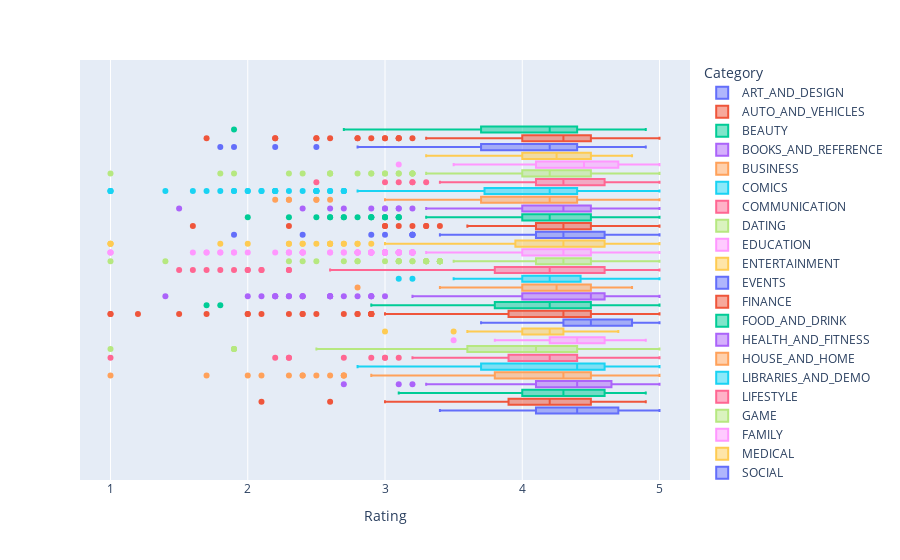

The notebook cell saved with this chart:
### Code cell
px.box(DATA, x = 'Rating', color = 'Category')

### Figure 1 — Plotly figure (JSON) as saved in the notebook; plotly's stock layout.template omitted (floating-point values rounded to 4 significant figures; data arrays with more than 128 entries replaced by an {"elided": "..."} marker saying what was removed)
{"data": [{"alignmentgroup": "True", "hovertemplate": "Category=ART_AND_DESIGN<br>Rating=%{x}<extra></extra>", "legendgroup": "ART_AND_DESIGN", "marker": {"color": "#636efa"}, "name": "ART_AND_DESIGN", "notched": false, "offsetgroup": "ART_AND_DESIGN", "orientation": "h", "showlegend": true, "type": "box", "x": [4.1, 3.9, 4.7, 4.5, 4.3, 4.4, 3.8, 4.1, 4.4, 4.7, 4.4, 4.4, 4.2, 4.6, 4.4, 4.7, 4.5, 4.3, 4.6, 4, 4.1, 4.7, 4.7, 4.8, 4.7, 4.1, 3.9, 4.1, 4.2, 4.1, 4.5, 4.2, 4.7, 3.8, 4.7, 4.7, 4, 4.2, 4.5, 3.8, 4.2, 4.7, 4.6, 4.2, 4.3, 4.8, 4.4, 4.7, 4.7, 4.8, 4.7, 3.4, 4.8, 4, 4.8, 4.2, 4.3, 5], "x0": " ", "xaxis": "x", "y0": " ", "yaxis": "y"}, {"alignmentgroup": "True", "hovertemplate": "Category=AUTO_AND_VEHICLES<br>Rating=%{x}<extra></extra>", "legendgroup": "AUTO_AND_VEHICLES", "marker": {"color": "#EF553B"}, "name": "AUTO_AND_VEHICLES", "notched": false, "offsetgroup": "AUTO_AND_VEHICLES", "orientation": "h", "showlegend": true, "type": "box", "x": [4.2, 4, 3.8, 3.9, 4.3, 4.9, 4.4, 4.2, 4, 3.9, 4.6, 4.9, 4.3, 4.6, 4.9, 3.9, 4, 4.2, 4.8, 3.6, 4.2, 4.8, 4.6, 4.5, 4.3, 4.5, 4.9, 3.9, 4.4, 4, 4.3, 3.7, 4.3, 3.2, 4.5, 3.7, 4.6, 4.6, 4, 4.4, 4, 4.9, 4.5, 4, 4.4, 4.3, 4.8, 4.5, 4.8, 3.5, 4.2, 4, 2.6, 4.2, 4.4, 4, 3.5, 3.2, 3, 3.1, 2.1, 3.9, 4.6], "x0": " ", "xaxis": "x", "y0": " ", "yaxis": "y"}, {"alignmentgroup": "True", "hovertemplate": "Category=BEAUTY<br>Rating=%{x}<extra></extra>", "legendgroup": "BEAUTY", "marker": {"color": "#00cc96"}, "name": "BEAUTY", "notched": false, "offsetgroup": "BEAUTY", "orientation": "h", "showlegend": true, "type": "box", "x": [4.7, 4.9, 4.7, 3.9, 4.2, 4.6, 4.3, 4.7, 4.8, 4.3, 4.5, 4.1, 4.2, 4.5, 4.4, 4.1, 4.4, 4.6, 4.5, 3.9, 4.4, 4.6, 3.8, 4, 4.3, 4.5, 4.1, 3.7, 4.7, 4.2, 3.1, 4, 4, 4.5, 4, 4.7, 3.9], "x0": " ", "xaxis": "x", "y0": " ", "yaxis": "y"}, {"alignmentgroup": "True", "hovertemplate": "Category=BOOKS_AND_REFERENCE<br>Rating=%{x}<extra></extra>", "legendgroup": "BOOKS_AND_REFERENCE", "marker": {"color": "#ab63fa"}, "name": "BOOKS_AND_REFERENCE", "notched": false, "offsetgroup": "BOOKS_AND_REFERENCE", "orientation": "h", "showlegend": true, "type": "box", "x": {"elided": "144 float values"}, "x0": " ", "xaxis": "x", "y0": " ", "yaxis": "y"}, {"alignmentgroup": "True", "hovertemplate": "Category=BUSINESS<br>Rating=%{x}<extra></extra>", "legendgroup": "BUSINESS", "marker": {"color": "#FFA15A"}, "name": "BUSINESS", "notched": false, "offsetgroup": "BUSINESS", "orientation": "h", "showlegend": true, "type": "box", "x": {"elided": "246 float values"}, "x0": " ", "xaxis": "x", "y0": " ", "yaxis": "y"}, {"alignmentgroup": "True", "hovertemplate": "Category=COMICS<br>Rating=%{x}<extra></extra>", "legendgroup": "COMICS", "marker": {"color": "#19d3f3"}, "name": "COMICS", "notched": false, "offsetgroup": "COMICS", "orientation": "h", "showlegend": true, "type": "box", "x": [4.6, 4.7, 4.7, 4.8, 3.9, 4.1, 4.4, 4.6, 4.5, 4.7, 4.4, 4.5, 3.9, 3.2, 3.2, 4.1, 4.5, 4.2, 3.7, 4.5, 4.6, 4.7, 4.4, 3.5, 3.3, 4.5, 4.2, 5, 4.7, 4.4, 4.4, 4.6, 4.4, 3.7, 2.8, 3.3, 4.1, 3.3, 3.9, 4, 4.8, 3, 3.2, 3.5, 4.4, 4.3, 3.8, 5, 3.4], "x0": " ", "xaxis": "x", "y0": " ", "yaxis": "y"}, {"alignmentgroup": "True", "hovertemplate": "Category=COMMUNICATION<br>Rating=%{x}<extra></extra>", "legendgroup": "COMMUNICATION", "marker": {"color": "#FF6692"}, "name": "COMMUNICATION", "notched": false, "offsetgroup": "COMMUNICATION", "orientation": "h", "showlegend": true, "type": "box", "x": {"elided": "195 float values"}, "x0": " ", "xaxis": "x", "y0": " ", "yaxis": "y"}, {"alignmentgroup": "True", "hovertemplate": "Category=DATING<br>Rating=%{x}<extra></extra>", "legendgroup": "DATING", "marker": {"color": "#B6E880"}, "name": "DATING", "notched": false, "offsetgroup": "DATING", "orientation": "h", "showlegend": true, "type": "box", "x": {"elided": "173 float values"}, "x0": " ", "xaxis": "x", "y0": " ", "yaxis": "y"}, {"alignmentgroup": "True", "hovertemplate": "Category=EDUCATION<br>Rating=%{x}<extra></extra>", "legendgroup": "EDUCATION", "marker": {"color": "#FF97FF"}, "name": "EDUCATION", "notched": false, "offsetgroup": "EDUCATION", "orientation": "h", "showlegend": true, "type": "box", "x": [4.6, 4.7, 4.6, 4.7, 4.5, 4.7, 4.8, 4.6, 4.6, 4.6, 4.9, 3.8, 4.4, 4.4, 4.3, 4.5, 4.4, 4.6, 3.9, 4.4, 4.3, 4.2, 4.4, 4, 4.2, 3.8, 4.5, 4.5, 4.3, 4.3, 4.7, 4.6, 4.6, 4.5, 4.6, 4.4, 4.2, 4, 4.1, 4.3, 4.3, 4.3, 4.5, 4.6, 4.6, 4.7, 4.7, 4.3, 4.7, 4.6, 4.6, 4.6, 4.3, 4.2, 4, 4.2, 4.1, 4, 4.5, 4, 4.6, 4.6, 4.5, 4.3, 4.6, 4.5, 4.2, 4.6, 4.3, 4.7, 4.4, 4.5, 4.4, 4, 4.6, 4.4, 4.7, 4.3, 4.2, 4.3, 4.3, 4.3, 4.2, 4, 4, 4.1, 3.9, 4.1, 4.4, 4, 4.4, 4.4, 4, 4.5, 4.3, 4.5, 4.3, 4.3, 4.6, 3.5, 4.4, 4.4, 4.3, 4.5, 4.8, 4.1, 4.9, 4.7, 4.7, 4.7], "x0": " ", "xaxis": "x", "y0": " ", "yaxis": "y"}, {"alignmentgroup": "True", "hovertemplate": "Category=ENTERTAINMENT<br>Rating=%{x}<extra></extra>", "legendgroup": "ENTERTAINMENT", "marker": {"color": "#FECB52"}, "name": "ENTERTAINMENT", "notched": false, "offsetgroup": "ENTERTAINMENT", "orientation": "h", "showlegend": true, "type": "box", "x": [4, 4.3, 3.5, 4.6, 4.2, 3.8, 4.3, 4.4, 4.4, 3.7, 4.4, 4.2, 4.2, 4.5, 4.7, 4.5, 4.5, 4.2, 4.2, 4.1, 4.2, 4.3, 3.9, 4.1, 4.5, 3.6, 4.3, 4.3, 4.2, 4.1, 4.2, 4.2, 4.5, 3.8, 3, 4.1, 4.2, 4.1, 4, 4.4, 4.2, 4, 4.3, 3.9, 4.2, 4.3, 3.8, 4.2, 4.4, 4.5, 4.1, 4.1, 4.5, 4, 4.1, 3.6, 3.8, 4, 4.2, 3.7, 3.8, 3.7, 3.9, 4.3, 4.2, 4.5, 4.1, 4.4, 4.1, 3.9, 4, 4.1, 3.8, 4, 3.9, 4.2, 3.7, 3.9, 4.2, 4.3, 4.3, 4.6, 4.2, 4.5, 4.2, 4.4, 4.2, 4.3, 4.6, 4.3], "x0": " ", "xaxis": "x", "y0": " ", "yaxis": "y"}, {"alignmentgroup": "True", "hovertemplate": "Category=EVENTS<br>Rating=%{x}<extra></extra>", "legendgroup": "EVENTS", "marker": {"color": "#636efa"}, "name": "EVENTS", "notched": false, "offsetgroup": "EVENTS", "orientation": "h", "showlegend": true, "type": "box", "x": [4, 4, 4.5, 4.5, 4, 4.2, 4.4, 4.6, 4.6, 4.6, 4.4, 4.6, 4.9, 4.5, 4.6, 4.3, 4.3, 5, 4.4, 5, 4.5, 4.8, 4.4, 5, 3.7, 4.1, 4.8, 4.6, 4.8, 4.7, 4, 4.1, 4.4, 3.8, 4.3, 5, 5, 4.8], "x0": " ", "xaxis": "x", "y0": " ", "yaxis": "y"}, {"alignmentgroup": "True", "hovertemplate": "Category=FINANCE<br>Rating=%{x}<extra></extra>", "legendgroup": "FINANCE", "marker": {"color": "#EF553B"}, "name": "FINANCE", "notched": false, "offsetgroup": "FINANCE", "orientation": "h", "showlegend": true, "type": "box", "x": {"elided": "266 float values"}, "x0": " ", "xaxis": "x", "y0": " ", "yaxis": "y"}, {"alignmentgroup": "True", "hovertemplate": "Category=FOOD_AND_DRINK<br>Rating=%{x}<extra></extra>", "legendgroup": "FOOD_AND_DRINK", "marker": {"color": "#00cc96"}, "name": "FOOD_AND_DRINK", "notched": false, "offsetgroup": "FOOD_AND_DRINK", "orientation": "h", "showlegend": true, "type": "box", "x": [3.6, 4.1, 4.6, 4.7, 4.7, 4.1, 3.4, 3.8, 3.7, 4.2, 3.5, 4.7, 4.5, 4.2, 4.3, 4, 4.5, 4.6, 4.1, 3.8, 4.2, 4.3, 3.8, 3.7, 4.5, 3.6, 4.8, 3.3, 4.7, 4.6, 4.6, 3.4, 4, 4.5, 4.4, 4, 4.1, 4.1, 4.5, 4.5, 4.3, 3.6, 4.6, 3.9, 4.5, 3.6, 4.6, 4.4, 4.2, 4.3, 4.2, 4.5, 4.3, 4, 4.3, 2.9, 1.8, 4.4, 3.7, 1.7, 5, 4.5, 4.5, 5, 4.8, 3.7, 3.8, 3.3, 3.6, 4.1, 4.6, 4.3, 3.6, 4.5, 3.1, 3.4, 4.2, 3.8, 4.2, 4.2, 4.5, 4.4, 4, 4.6], "x0": " ", "xaxis": "x", "y0": " ", "yaxis": "y"}, {"alignmentgroup": "True", "hovertemplate": "Category=HEALTH_AND_FITNESS<br>Rating=%{x}<extra></extra>", "legendgroup": "HEALTH_AND_FITNESS", "marker": {"color": "#ab63fa"}, "name": "HEALTH_AND_FITNESS", "notched": false, "offsetgroup": "HEALTH_AND_FITNESS", "orientation": "h", "showlegend": true, "type": "box", "x": {"elided": "222 float values"}, "x0": " ", "xaxis": "x", "y0": " ", "yaxis": "y"}, {"alignmentgroup": "True", "hovertemplate": "Category=HOUSE_AND_HOME<br>Rating=%{x}<extra></extra>", "legendgroup": "HOUSE_AND_HOME", "marker": {"color": "#FFA15A"}, "name": "HOUSE_AND_HOME", "notched": false, "offsetgroup": "HOUSE_AND_HOME", "orientation": "h", "showlegend": true, "type": "box", "x": [4.5, 4.8, 4.5, 4.1, 4.1, 4, 4.3, 3.7, 4.2, 4.5, 4.3, 3.9, 4.3, 4.6, 4.4, 4.7, 3.4, 4.3, 4, 4, 3.8, 4.3, 3.6, 4.6, 4.5, 4.7, 4.3, 3.7, 4.2, 3.4, 3.9, 4, 4, 4, 4, 4.1, 3.9, 4.4, 4.4, 4.3, 4.6, 4.5, 4.5, 4.5, 4.3, 4.3, 4.1, 4.5, 3.4, 4.5, 3.8, 4.2, 4.4, 4.1, 2.8, 3.9], "x0": " ", "xaxis": "x", "y0": " ", "yaxis": "y"}, {"alignmentgroup": "True", "hovertemplate": "Category=LIBRARIES_AND_DEMO<br>Rating=%{x}<extra></extra>", "legendgroup": "LIBRARIES_AND_DEMO", "marker": {"color": "#19d3f3"}, "name": "LIBRARIES_AND_DEMO", "notched": false, "offsetgroup": "LIBRARIES_AND_DEMO", "orientation": "h", "showlegend": true, "type": "box", "x": [4.4, 4.6, 4.1, 3.8, 4.6, 3.5, 4.7, 4.3, 4.5, 4.4, 4.3, 4.3, 4.6, 4.6, 4.2, 4.6, 4.4, 3.9, 4.5, 3.8, 4.3, 5, 3.2, 4.5, 4.7, 4, 3.8, 4.7, 4.5, 4.2, 4.1, 3.1, 4.3, 4.2, 4.2, 4.1, 4, 4.4, 3.9, 4.2, 4, 4, 4.1, 4.4, 4, 3.9, 3.6, 4.4, 4.3, 4.1, 3.8, 4.1, 3.7, 3.9, 4.4, 4.2, 5, 4.5, 4.2, 4.1, 4.3], "x0": " ", "xaxis": "x", "y0": " ", "yaxis": "y"}, {"alignmentgroup": "True", "hovertemplate": "Category=LIFESTYLE<br>Rating=%{x}<extra></extra>", "legendgroup": "LIFESTYLE", "marker": {"color": "#FF6692"}, "name": "LIFESTYLE", "notched": false, "offsetgroup": "LIFESTYLE", "orientation": "h", "showlegend": true, "type": "box", "x": {"elided": "279 float values"}, "x0": " ", "xaxis": "x", "y0": " ", "yaxis": "y"}, {"alignmentgroup": "True", "hovertemplate": "Category=GAME<br>Rating=%{x}<extra></extra>", "legendgroup": "GAME", "marker": {"color": "#B6E880"}, "name": "GAME", "notched": false, "offsetgroup": "GAME", "orientation": "h", "showlegend": true, "type": "box", "x": {"elided": "838 float values"}, "x0": " ", "xaxis": "x", "y0": " ", "yaxis": "y"}, {"alignmentgroup": "True", "hovertemplate": "Category=FAMILY<br>Rating=%{x}<extra></extra>", "legendgroup": "FAMILY", "marker": {"color": "#FF97FF"}, "name": "FAMILY", "notched": false, "offsetgroup": "FAMILY", "orientation": "h", "showlegend": true, "type": "box", "x": {"elided": "1594 float values"}, "x0": " ", "xaxis": "x", "y0": " ", "yaxis": "y"}, {"alignmentgroup": "True", "hovertemplate": "Category=MEDICAL<br>Rating=%{x}<extra></extra>", "legendgroup": "MEDICAL", "marker": {"color": "#FECB52"}, "name": "MEDICAL", "notched": false, "offsetgroup": "MEDICAL", "orientation": "h", "showlegend": true, "type": "box", "x": {"elided": "324 float values"}, "x0": " ", "xaxis": "x", "y0": " ", "yaxis": "y"}, {"alignmentgroup": "True", "hovertemplate": "Category=SOCIAL<br>Rating=%{x}<extra></extra>", "legendgroup": "SOCIAL", "marker": {"color": "#636efa"}, "name": "SOCIAL", "notched": false, "offsetgroup": "SOCIAL", "orientation": "h", "showlegend": true, "type": "box", "x": {"elided": "175 float values"}, "x0": " ", "xaxis": "x", "y0": " ", "yaxis": "y"}, {"alignmentgroup": "True", "hovertemplate": "Category=SHOPPING<br>Rating=%{x}<extra></extra>", "legendgroup": "SHOPPING", "marker": {"color": "#EF553B"}, "name": "SHOPPING", "notched": false, "offsetgroup": "SHOPPING", "orientation": "h", "showlegend": true, "type": "box", "x": {"elided": "174 float values"}, "x0": " ", "xaxis": "x", "y0": " ", "yaxis": "y"}, {"alignmentgroup": "True", "hovertemplate": "Category=PHOTOGRAPHY<br>Rating=%{x}<extra></extra>", "legendgroup": "PHOTOGRAPHY", "marker": {"color": "#00cc96"}, "name": "PHOTOGRAPHY", "notched": false, "offsetgroup": "PHOTOGRAPHY", "orientation": "h", "showlegend": true, "type": "box", "x": {"elided": "226 float values"}, "x0": " ", "xaxis": "x", "y0": " ", "yaxis": "y"}, {"alignmentgroup": "True", "hovertemplate": "Category=SPORTS<br>Rating=%{x}<extra></extra>", "legendgroup": "SPORTS", "marker": {"color": "#ab63fa"}, "name": "SPORTS", "notched": false, "offsetgroup": "SPORTS", "orientation": "h", "showlegend": true, "type": "box", "x": {"elided": "243 float values"}, "x0": " ", "xaxis": "x", "y0": " ", "yaxis": "y"}, {"alignmentgroup": "True", "hovertemplate": "Category=TRAVEL_AND_LOCAL<br>Rating=%{x}<extra></extra>", "legendgroup": "TRAVEL_AND_LOCAL", "marker": {"color": "#FFA15A"}, "name": "TRAVEL_AND_LOCAL", "notched": false, "offsetgroup": "TRAVEL_AND_LOCAL", "orientation": "h", "showlegend": true, "type": "box", "x": {"elided": "160 float values"}, "x0": " ", "xaxis": "x", "y0": " ", "yaxis": "y"}, {"alignmentgroup": "True", "hovertemplate": "Category=TOOLS<br>Rating=%{x}<extra></extra>", "legendgroup": "TOOLS", "marker": {"color": "#19d3f3"}, "name": "TOOLS", "notched": false, "offsetgroup": "TOOLS", "orientation": "h", "showlegend": true, "type": "box", "x": {"elided": "623 float values"}, "x0": " ", "xaxis": "x", "y0": " ", "yaxis": "y"}, {"alignmentgroup": "True", "hovertemplate": "Category=PERSONALIZATION<br>Rating=%{x}<extra></extra>", "legendgroup": "PERSONALIZATION", "marker": {"color": "#FF6692"}, "name": "PERSONALIZATION", "notched": false, "offsetgroup": "PERSONALIZATION", "orientation": "h", "showlegend": true, "type": "box", "x": {"elided": "273 float values"}, "x0": " ", "xaxis": "x", "y0": " ", "yaxis": "y"}, {"alignmentgroup": "True", "hovertemplate": "Category=PRODUCTIVITY<br>Rating=%{x}<extra></extra>", "legendgroup": "PRODUCTIVITY", "marker": {"color": "#B6E880"}, "name": "PRODUCTIVITY", "notched": false, "offsetgroup": "PRODUCTIVITY", "orientation": "h", "showlegend": true, "type": "box", "x": {"elided": "227 float values"}, "x0": " ", "xaxis": "x", "y0": " ", "yaxis": "y"}, {"alignmentgroup": "True", "hovertemplate": "Category=PARENTING<br>Rating=%{x}<extra></extra>", "legendgroup": "PARENTING", "marker": {"color": "#FF97FF"}, "name": "PARENTING", "notched": false, "offsetgroup": "PARENTING", "orientation": "h", "showlegend": true, "type": "box", "x": [4.5, 3.8, 4.6, 4.7, 4, 4.7, 4.1, 3.7, 4.1, 3.7, 4.6, 4.4, 4.6, 4.1, 4.8, 4, 4.9, 4.8, 4.4, 4.7, 4.2, 4.6, 4.6, 4.5, 4.6, 4.1, 3.8, 4.8, 4.8, 4.5, 4, 4.4, 4.7, 3.9, 4.4, 4.4, 4.5, 3.1, 4.2, 4.7, 4.7, 3.5, 5, 4.1], "x0": " ", "xaxis": "x", "y0": " ", "yaxis": "y"}, {"alignmentgroup": "True", "hovertemplate": "Category=WEATHER<br>Rating=%{x}<extra></extra>", "legendgroup": "WEATHER", "marker": {"color": "#FECB52"}, "name": "WEATHER", "notched": false, "offsetgroup": "WEATHER", "orientation": "h", "showlegend": true, "type": "box", "x": [4.8, 4.8, 4.7, 4.4, 4.3, 4.4, 4.2, 4.6, 4.4, 3.9, 4.3, 4.5, 4.2, 3.6, 4.3, 4.2, 4.5, 4.2, 4.8, 3.8, 4.5, 4.5, 4.2, 4.4, 3.8, 4.2, 4.5, 4.5, 4.5, 4, 4.4, 3.3, 4.5, 4.4, 4.6, 4, 4.2, 3.9, 3.7, 4.7, 4.1, 4.4, 3.5, 4.2, 4.2, 4.2, 4.2, 3.8, 3.8, 3.8], "x0": " ", "xaxis": "x", "y0": " ", "yaxis": "y"}, {"alignmentgroup": "True", "hovertemplate": "Category=VIDEO_PLAYERS<br>Rating=%{x}<extra></extra>", "legendgroup": "VIDEO_PLAYERS", "marker": {"color": "#636efa"}, "name": "VIDEO_PLAYERS", "notched": false, "offsetgroup": "VIDEO_PLAYERS", "orientation": "h", "showlegend": true, "type": "box", "x": [4.3, 4.2, 4.3, 3.6, 3.9, 3.7, 4.6, 4.2, 4.1, 3.8, 4.4, 4.5, 4.6, 4.7, 4.5, 3.9, 4.4, 3.8, 4.6, 4.3, 4.6, 4.5, 4.3, 3.5, 3.3, 4.3, 4.1, 4.4, 4.4, 4.2, 4.5, 4.5, 4.4, 4.5, 3.3, 3.8, 2.2, 4, 4.2, 3.8, 4.2, 3.7, 1.9, 2.5, 4.3, 4.4, 4.7, 3.9, 4.4, 4.5, 4.8, 4.9, 4.1, 4.4, 4.4, 3.3, 4.4, 3, 4.3, 3.8, 4.1, 4.4, 3.8, 4.2, 4.7, 4.4, 4.4, 4.1, 4.3, 3.4, 3.3, 4.6, 4, 3.9, 4.3, 3.5, 4.2, 4.7, 4.2, 3.3, 3.1, 3.2, 3.3, 4, 4.8, 4.7, 4.1, 4.2, 4.6, 4.1, 4.3, 3.3, 3.6, 3.7, 2.9, 3.5, 3.5, 3.6, 3.7, 3.5, 4.5, 4.7, 3.9, 4.2, 1.8, 4, 4.1, 2.8, 3.5, 4.1, 4.3, 4.5, 4.2, 4.4], "x0": " ", "xaxis": "x", "y0": " ", "yaxis": "y"}, {"alignmentgroup": "True", "hovertemplate": "Category=NEWS_AND_MAGAZINES<br>Rating=%{x}<extra></extra>", "legendgroup": "NEWS_AND_MAGAZINES", "marker": {"color": "#EF553B"}, "name": "NEWS_AND_MAGAZINES", "notched": false, "offsetgroup": "NEWS_AND_MAGAZINES", "orientation": "h", "showlegend": true, "type": "box", "x": {"elided": "165 float values"}, "x0": " ", "xaxis": "x", "y0": " ", "yaxis": "y"}, {"alignmentgroup": "True", "hovertemplate": "Category=MAPS_AND_NAVIGATION<br>Rating=%{x}<extra></extra>", "legendgroup": "MAPS_AND_NAVIGATION", "marker": {"color": "#00cc96"}, "name": "MAPS_AND_NAVIGATION", "notched": false, "offsetgroup": "MAPS_AND_NAVIGATION", "orientation": "h", "showlegend": true, "type": "box", "x": [4.4, 4.5, 4.4, 4.4, 4.3, 4.4, 4.3, 4.4, 4.7, 4.3, 4.5, 3.7, 4.3, 4.1, 4.5, 4.8, 4.3, 4.7, 4.3, 4.2, 4.6, 4.5, 4.3, 4.5, 4.2, 4.2, 4.3, 4.3, 4.4, 3.5, 4.2, 3.3, 4.1, 3.7, 3.8, 4.4, 3.3, 3.8, 3.9, 4.4, 4.2, 2.8, 4.9, 3.9, 4.9, 4.5, 3.1, 3.9, 4.2, 3.5, 4.1, 3, 3.3, 2.7, 4.3, 4.5, 4.6, 4.2, 3.4, 3.4, 4.6, 3.6, 3.3, 3.9, 4.5, 2.9, 4, 3.9, 1.9, 3.7, 3.6, 3.4, 4.1, 4.3, 4.1, 4.3, 2.8, 3.9, 4.6, 4.2, 4.2, 4.6, 4.7, 4.3, 2.8, 3.6, 3.5, 3.8, 3.5, 4.5, 3.4, 3.7, 4.2, 4, 4.3], "x0": " ", "xaxis": "x", "y0": " ", "yaxis": "y"}], "layout": {"boxmode": "group", "legend": {"title": {"text": "Category"}, "tracegroupgap": 0}, "margin": {"t": 60}, "xaxis": {"anchor": "y", "domain": [0, 1], "title": {"text": "Rating"}}, "yaxis": {"anchor": "x", "domain": [0, 1]}}}
